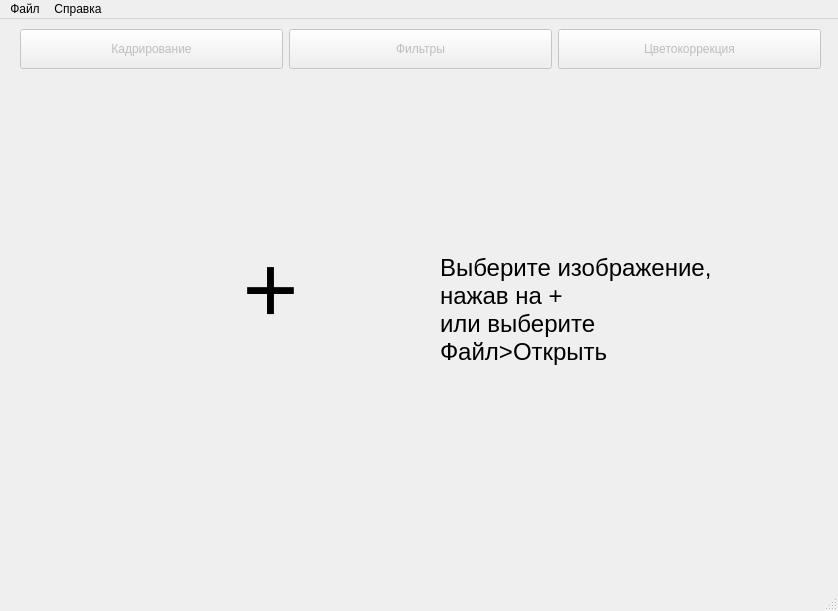
<?xml version="1.0" encoding="UTF-8"?>
<ui version="4.0">
 <class>MainWindow</class>
 <widget class="QMainWindow" name="MainWindow">
  <property name="geometry">
   <rect>
    <x>0</x>
    <y>0</y>
    <width>838</width>
    <height>611</height>
   </rect>
  </property>
  <property name="minimumSize">
   <size>
    <width>838</width>
    <height>611</height>
   </size>
  </property>
  <property name="windowTitle">
   <string>Редактор изображений</string>
  </property>
  <widget class="QWidget" name="centralwidget">
   <widget class="QPushButton" name="pushButtonPlus">
    <property name="geometry">
     <rect>
      <x>180</x>
      <y>160</y>
      <width>181</width>
      <height>221</height>
     </rect>
    </property>
    <property name="font">
     <font>
      <pointsize>72</pointsize>
     </font>
    </property>
    <property name="text">
     <string>+</string>
    </property>
    <property name="flat">
     <bool>true</bool>
    </property>
   </widget>
   <widget class="QLabel" name="label">
    <property name="geometry">
     <rect>
      <x>440</x>
      <y>230</y>
      <width>281</width>
      <height>121</height>
     </rect>
    </property>
    <property name="font">
     <font>
      <pointsize>18</pointsize>
     </font>
    </property>
    <property name="text">
     <string>Выберите изображение,
нажав на +
или выберите
Файл&gt;Открыть</string>
    </property>
   </widget>
   <widget class="QWidget" name="layoutWidget">
    <property name="geometry">
     <rect>
      <x>20</x>
      <y>0</y>
      <width>801</width>
      <height>61</height>
     </rect>
    </property>
    <layout class="QGridLayout" name="gridLayout">
     <item row="0" column="2">
      <widget class="QPushButton" name="color_button">
       <property name="enabled">
        <bool>false</bool>
       </property>
       <property name="minimumSize">
        <size>
         <width>221</width>
         <height>40</height>
        </size>
       </property>
       <property name="text">
        <string>Цветокоррекция</string>
       </property>
      </widget>
     </item>
     <item row="0" column="0">
      <widget class="QPushButton" name="framing_button">
       <property name="enabled">
        <bool>false</bool>
       </property>
       <property name="minimumSize">
        <size>
         <width>221</width>
         <height>40</height>
        </size>
       </property>
       <property name="text">
        <string>Кадрирование</string>
       </property>
      </widget>
     </item>
     <item row="0" column="1">
      <widget class="QPushButton" name="filter_button">
       <property name="enabled">
        <bool>false</bool>
       </property>
       <property name="minimumSize">
        <size>
         <width>221</width>
         <height>40</height>
        </size>
       </property>
       <property name="text">
        <string>Фильтры</string>
       </property>
      </widget>
     </item>
    </layout>
   </widget>
  </widget>
  <widget class="QMenuBar" name="menubar">
   <property name="geometry">
    <rect>
     <x>0</x>
     <y>0</y>
     <width>838</width>
     <height>17</height>
    </rect>
   </property>
   <widget class="QMenu" name="menu">
    <property name="title">
     <string>Файл</string>
    </property>
    <addaction name="action"/>
    <addaction name="action_4"/>
   </widget>
   <widget class="QMenu" name="menu_2">
    <property name="title">
     <string>Справка</string>
    </property>
    <addaction name="action_3"/>
   </widget>
   <addaction name="menu"/>
   <addaction name="menu_2"/>
  </widget>
  <widget class="QStatusBar" name="statusbar"/>
  <action name="action">
   <property name="text">
    <string>Открыть</string>
   </property>
  </action>
  <action name="action_3">
   <property name="text">
    <string>О программе</string>
   </property>
  </action>
  <action name="action_4">
   <property name="text">
    <string>Открыть проект</string>
   </property>
  </action>
 </widget>
 <resources/>
 <connections/>
</ui>
